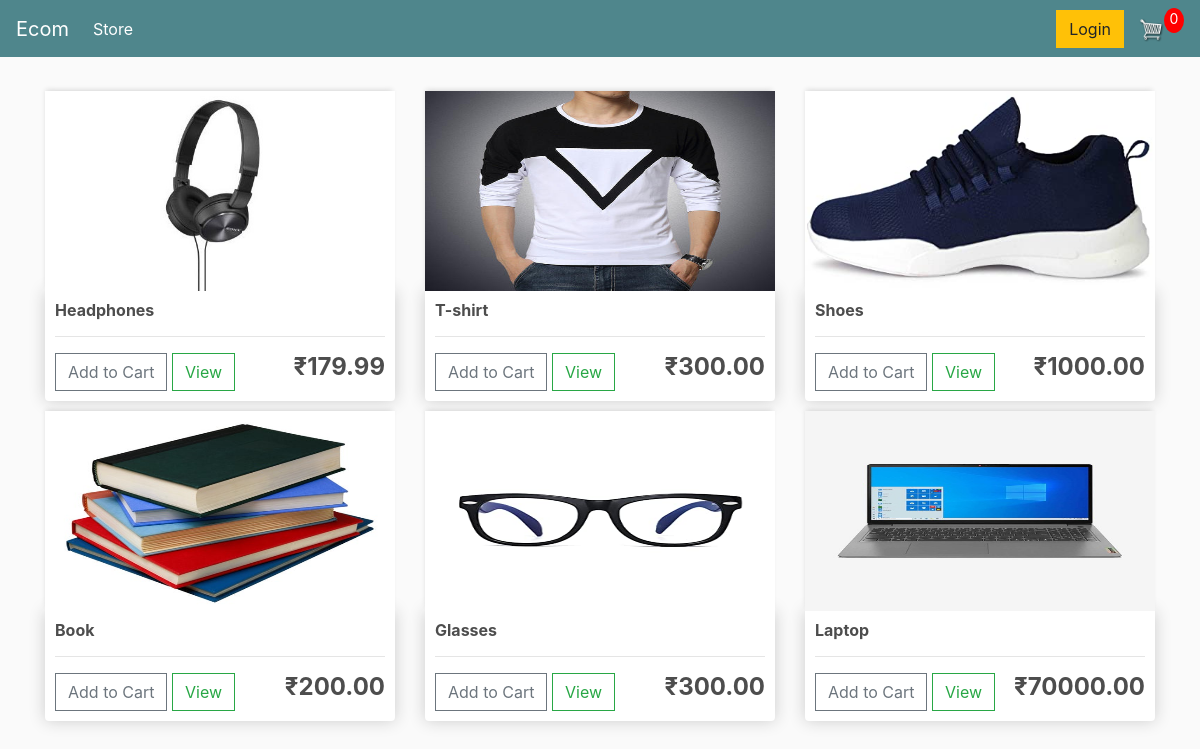
The page / on the database its author committed.
### store/models.py (models this page shows, shortened)
class Product(models.Model):
    name = models.CharField(max_length=200, null=True)
    price = models.FloatField()
    image = models.ImageField(null=True, blank=True)
    @property
    def imageURL(self):
        try:
            url = self.image.url
        except:
            url = ''
        return url

### store/views.py (the view)
# urls.py: path('', include('store.urls')),
def store(request):
    products = Product.objects.all()
    context = {"products":  products}
    return render(request, 'store/store.html', context)

### store/templates/store/store.html
{% extends 'store/main.html' %}
{% load static %}
{% block content %}
	<div class="row">
	{% for product in products %}
		<div class="col-lg-4">
			<img class="img-fluid thumbnail" src="{{product.imageURL}}">
			<div class="box-element product">
				<h6><strong>{{product.name}}</strong></h6>
				<hr>
				<button data-product={{product.id}} data-action="add" class="btn btn-outline-secondary add-btn update-cart">Add to Cart</button>
				<a class="btn btn-outline-success" href="#">View</a>
				<h4 style="display: inline-block; float: right"><strong>₹{{product.price|floatformat:2}}</strong></h4>
			</div>
		</div>
	{% endfor %}
{% endblock content %}

### store/templates/store/main.html (shortened to what this page needs)
<!DOCTYPE html>
{% load static %}
<html>
<head>
	<link rel="stylesheet" href="https://stackpath.bootstrapcdn.com/bootstrap/4.4.1/css/bootstrap.min.css">
	<link rel="stylesheet" type="text/css" href="{% static 'css/main.css' %}">
</head>
<body>
	<nav class="navbar navbar-expand-lg navbar-dark bg-dark">
	  <a class="navbar-brand" href="{% url 'store' %}">Ecom</a>
	  <div class="collapse navbar-collapse" id="navbarSupportedContent">
	    <ul class="navbar-nav mr-auto">
	      <li class="nav-item active">
	        <a class="nav-link" href="{% url 'store' %}">Store <span class="sr-only">(current)</span></a>
	      </li>
	    </ul>
	    <div class="form-inline my-2 my-lg-0">
	     	<a href="#"class="btn btn-warning">Login</a>
	     	<a href="{% url 'cart' %}">
	    		<img  id="cart-icon" src="{% static 'images/cart.png' %}">
	    	</a>
	    	<p id="cart-total">0</p>
	    </div>
	  </div>
	</nav>
     <div class="container">
            <br>
            {% block content %}
            {% endblock content %}
         </div>
</body>
</html>

### static/css/main.css (style rules this page uses)
body { background-color: hsl(0, 0%, 98%); }
h1,h2,h3,h4,h5,h6 { color:hsl(0, 0%, 30%); }
.box-element { box-shadow:hsl(0, 0%, 80%) 0 0 16px; background-color: #fff; border-radius: 4px; padding: 10px; }
.thumbnail { width: 100%; height: 200px; -webkit-box-shadow: -1px -3px 5px -2px rgba(214,214,214,1); -moz-box-shadow: -1px -3px 5px -2px rgba(214,214,214,1); box-shadow: -1px -3px 5px -2px rgba(214,214,214,1); }
.product { border-radius: 0 0 4px 4px; }
.bg-dark { background-color: #4f868c!important; }
#cart-icon { width:25px; display: inline-block; margin-left: 15px; }
#cart-total { display: block; text-align: center; color:#fff; background-color: red; width: 20px; height: 25px; border-radius: 50%; font-size: 14px; }
.col-lg-4, .col-lg-6, .col-lg-8, .col-lg-12 { margin-top: 10px; }
.btn { border-radius: 0; }

### rows shown on the page
Product: imageURL (picture), name "Headphones", price "179.99"
Product: imageURL (picture), name "T-shirt", price "300.00"
Product: imageURL (picture), name "Shoes", price "1000.00"
Product: imageURL (picture), name "Book", price "200.00"
Product: imageURL (picture), name "Glasses", price "300.00"
Product: imageURL (picture), name "Laptop", price "70000.00"
